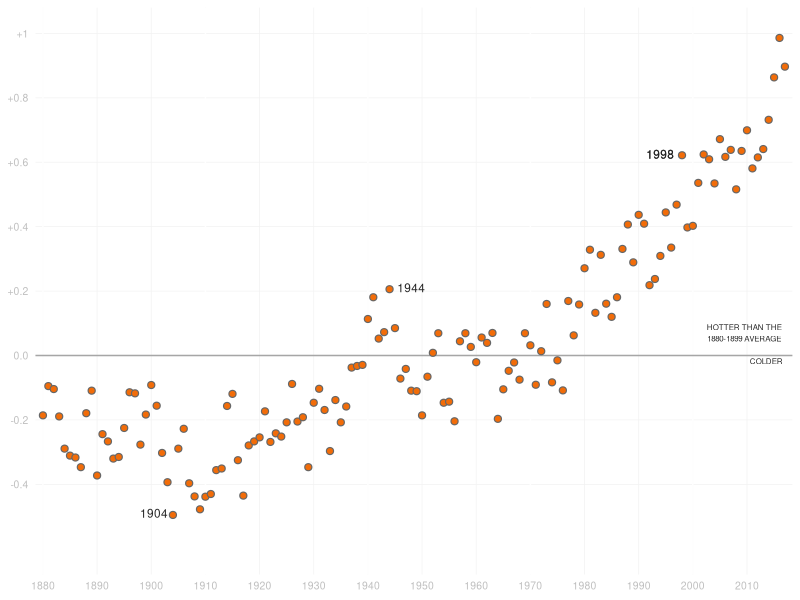

Source code (R):
## ---- chunk 1
suppressMessages(library(ggplot2))
suppressMessages(library(purrr))
suppressMessages(library(data.table))
suppressMessages(library(dplyr))

## ---- chunk 2

format_double <- function(x) {
  if (x == 0) {
    "0.0"
  } else if (x > 0) {
    paste("+", x, sep="")
  } else {
    paste(x, sep="")
  }
}

## ---- chunk 3
data <- read.csv("GLB.Ts+dSST.csv", skip = 1)
data$AnualAvg = data %>% select(2:13) %>% rowMeans()

years_by_10 <- seq(min(data$Year), max(data$Year), 10)
temp_by_02 <- seq(min(data$AnualAvg) , max(data$AnualAvg), 0.2) %>%
                map(round, digits = 1) %>%
                map(function(x) {x+0.1}) %>%
                map(format_double)
temp_by_02 <- unlist(temp_by_02)

data
## ---- chunk 4
ggplot(data, aes(Year, AnualAvg)) + 
  geom_vline(xintercept = c(1880, 1910, 1940, 1970, 2000), colour="white") +
  geom_hline(yintercept = 0, color = "gray65") +
  geom_point(colour = "gray40", fill = "#F26C08", pch=21, size=2, stroke = 0.6) + 
  theme_light() + 
  theme(panel.border = element_blank(),
        axis.text = element_text(colour = "gray75", size=7.5),
        panel.grid = element_line(colour="gray95"),
        panel.grid.minor = element_blank(),
        axis.ticks = element_blank(),
        axis.title = element_blank(),
        panel.spacing = unit(0, "cm")) +
  scale_x_continuous(labels = years_by_10, breaks = years_by_10, expand=c(0.01,0.01)) +
  scale_y_continuous(labels = temp_by_02, breaks = as.numeric(temp_by_02), limits = c(-0.6, 1)) +
  annotate("text",
           x = 2009.5,
           y = 0.035,
           label = "HOTTER THAN THE\n1880-1899 AVERAGE\n\n                      COLDER",
           size=2,
           colour="gray15") +
  annotate("text", x = 1900.5, y = -0.49, label = "1904", size=3, colour="gray15") +
  annotate("text", x = 1948, y = 0.21, label = "1944", size=3, colour="gray15") +
  annotate("text", x = 1994, y = 0.625, label = "1998", size=3, colour="gray15") +
  annotate("text", x = 1994, y = 0.625, label = "1998", size=3, colour="gray15")

